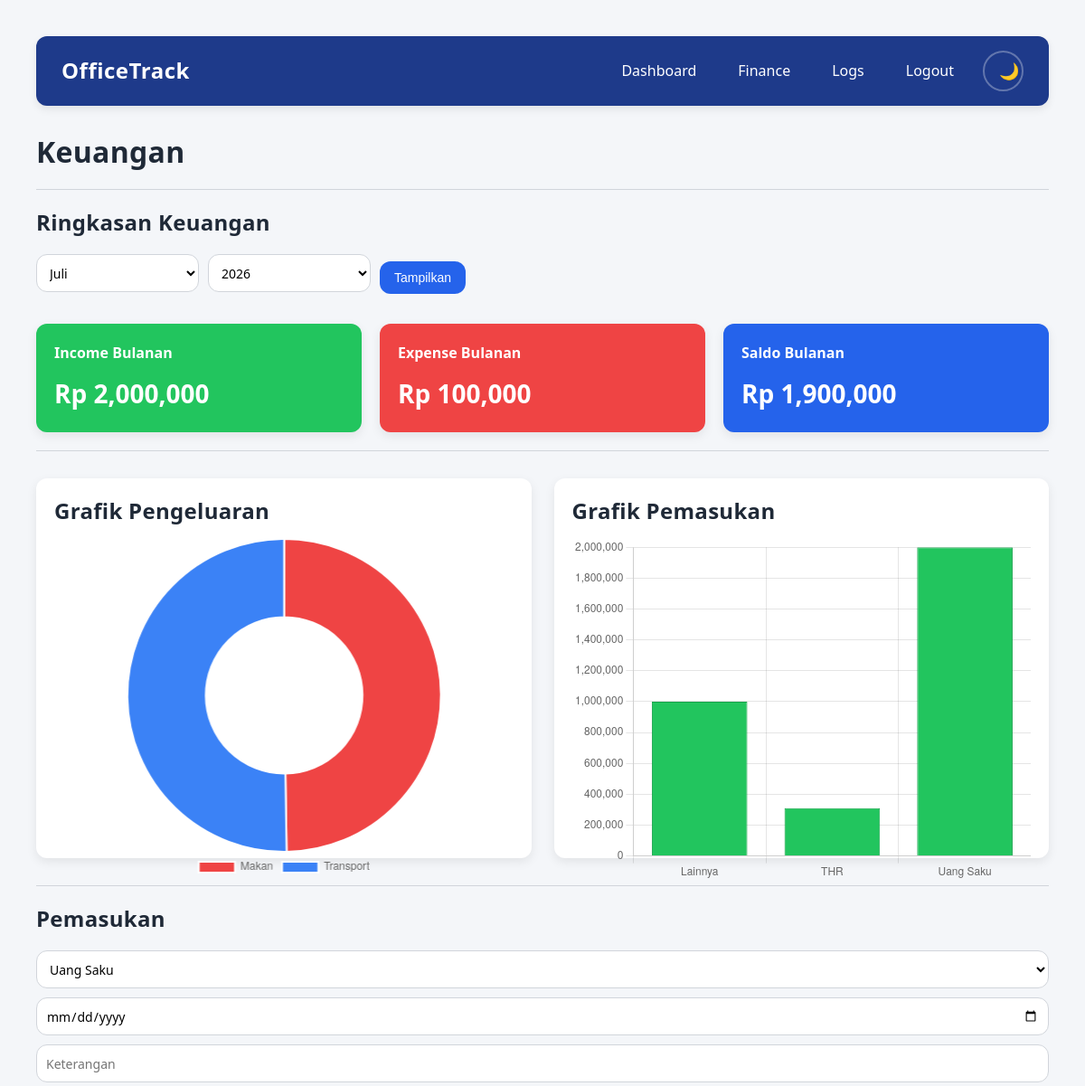
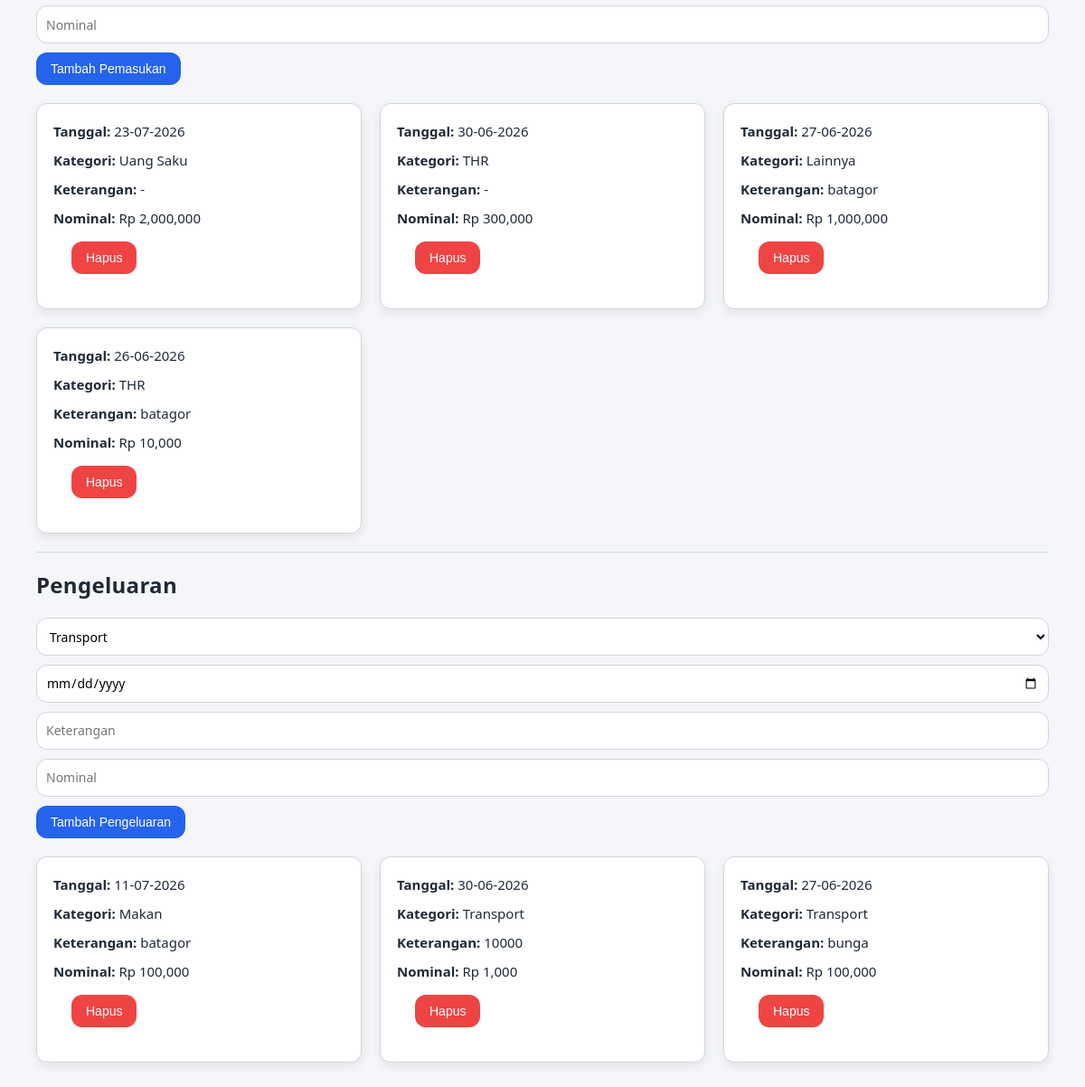
The page /finance (signed in) on the database its author committed (2 pictures, top to bottom).
### tables this page shows
CREATE TABLE income(
        id INTEGER PRIMARY KEY AUTOINCREMENT,
        user_id INTEGER NOT NULL,
        kategori TEXT NOT NULL,
        tanggal TEXT NOT NULL,
        keterangan TEXT NOT NULL,
        nominal INTEGER NOT NULL,

        FOREIGN KEY(user_id)
        REFERENCES users(id)
    );

CREATE TABLE expense(
        id INTEGER PRIMARY KEY AUTOINCREMENT,
        user_id INTEGER NOT NULL,
        kategori TEXT NOT NULL,
        tanggal TEXT NOT NULL,
        keterangan TEXT NOT NULL,
        nominal INTEGER NOT NULL,

        FOREIGN KEY(user_id)
        REFERENCES users(id)
    );

### routes/finance.py (the view)
@finance_bp.route("/finance")
@login_required
def finance():
    finance_data = get_finance_summary_service(
        session["user_id"]
    )
    bulan = request.args.get(
        "bulan",
        datetime.now().strftime("%m")
    )
    tahun = request.args.get(
        "tahun",
        datetime.now().strftime("%Y")
    )
    monthly_summary = get_monthly_summary_service(
        session["user_id"],
        bulan,
        tahun,
    )
    finance_data.update(monthly_summary)
    income_chart = get_income_chart_data_service(session["user_id"])
    expense_chart = get_expense_chart_data_service(session["user_id"])
    finance_data["income_chart"] = income_chart
    finance_data["expense_chart"] = expense_chart
    finance_data["selected_month"] = bulan
    finance_data["selected_year"] = tahun
    finance_data["income_categories"] = (
        get_income_categories()
    )
    finance_data["expense_categories"] = (
        get_expense_categories()
    )
    return render_template("finance/finance.html", **finance_data)

### templates/finance/finance.html (shortened to what this page needs)
<!DOCTYPE html>
<html lang="id">
<head>
    <link rel="stylesheet"
      href="{{ url_for('static', filename='css/style.css') }}">
</head>
<body>
    <div class="container">
        <div class="navbar">
            <div class="navbar-logo">
                OfficeTrack
            </div>
            <div class="navbar-menu">
                <a href="/dashboard">Dashboard</a>
                <a href="/finance">Finance</a>
                <a href="/logs">Logs</a>
                <a href="/logout">Logout</a>
                <button
                    id="theme-toggle"
                    type="button">
                </button>
            </div>
        </div>
        <h1>Keuangan</h1>
        <hr>
        <h2>Ringkasan Keuangan</h2>
        <form method="GET" class="filter-form">
            <select name="bulan">
                <option value="07" {% if selected_month == "07" %}selected{% endif %}>
                    Juli
                </option>
            </select>
            <select name="tahun">
                <option value="2026"
                    {% if selected_year == "2026" %}selected{% endif %}>
                    2026
                </option>
            </select>
            <button type="submit">
                Tampilkan
            </button>
        </form>
        <div class="finance-summary">
            <div class="card finance-card income-card">
                <h4>Income Bulanan</h4>
                <p>{{ monthly_income | rupiah }}</p>
            </div>
            <div class="card finance-card expense-card">
                <h4>Expense Bulanan</h4>
                <p>{{ monthly_expense | rupiah }}</p>
            </div>
            <div class="card finance-card balance-card">
                <h4>Saldo Bulanan</h4>
                <p>{{ monthly_balance | rupiah }}</p>
            </div>
        </div>
        <hr>
        <div class="charts-grid">
            <div class="card chart-container">
                <h2>Grafik Pengeluaran</h2>
                <canvas id="expenseChart"></canvas>
            </div>
            <div class="card chart-container">
                <h2>Grafik Pemasukan</h2>
                <canvas id="incomeChart"></canvas>
            </div>
        </div>
        <hr>
        <h2>Pemasukan</h2>
        <form action="/add-income" method="POST">
            <select name="kategori">
                {% for kategori in income_categories %}
                <option value="{{ kategori }}">
                    {{ kategori }}
                </option>
                {% endfor %}
            </select>
            <input type="date" name="tanggal" required>
            <input type="text" name="keterangan" placeholder="Keterangan" required>
            <input type="number" name="nominal" placeholder="Nominal" required>
            <button type="submit">
                Tambah Pemasukan
            </button>
        </form>
        {% if incomes %}
            <div class="finance-list">
                {% for income in incomes %}
                    <div class="card finance-item">
                        <div class="card-body">
                            <div class="finance-info">
                                <p><strong>Tanggal:</strong> {{ income[3] | tanggal }}</p>
                                <p><strong>Kategori:</strong> {{ income[2] }}</p>
                                <p><strong>Keterangan:</strong> {{ income[4] }}</p>
                                <p><strong>Nominal:</strong> {{ income[5] | rupiah }}</p>
                            </div>
                            <form
                                action="/delete-income/{{ income[0] }}"
                                method="POST"
                            >
                                <button
                                    type="submit"
                                    onclick="return confirm('Yakin ingin menghapus tugas ini?')">
                                    Hapus
                                </button>
                            </form>
                        </div>
                    </div>
                {% endfor %}
            </div>
        {% endif %}
        <hr>
        <h2>Pengeluaran</h2>
        <form action="/add-expense" method="POST">
            <select name="kategori">
                {% for kategori in expense_categories %}
                <option value="{{ kategori }}">
                    {{ kategori }}
                </option>
                {% endfor %}
            </select>
            <input type="date" name="tanggal" required>
            <input type="text" name="keterangan" placeholder="Keterangan" required>
            <input type="number" name="nominal" placeholder="Nominal" required>
            <button type="submit">
                Tambah Pengeluaran
            </button>
        </form>
        {% if expenses %}
            <div class="finance-list">
                {% for expense in expenses %}
                    <div class="card finance-item">
                        <div class="card-body">
                            <div class="finance-info">
                                <p>
                                    <strong>Tanggal:</strong>
                                    {{ expense[3] | tanggal }}
                                </p>
                                <p>
                                    <strong>Kategori:</strong>
                                    {{ expense[2] }}
                                </p>
                                <p>
                                    <strong>Keterangan:</strong>
                                    {{ expense[4] }}
                                </p>
                                <p>
                                    <strong>Nominal:</strong>
                                    {{ expense[5] | rupiah }}
                                </p>
                            </div>
                            <form
                                action="/delete-expense/{{ expense[0] }}"
                                method="POST"
                            >
                                <button
                                    type="submit"
                                    onclick="return confirm('Yakin ingin menghapus tugas ini?')">
                                    Hapus
                                </button>
                            </form>
                        </div>
                    </div>
                {% endfor %}
            </div>
        {% endif %}
    </div>
    <script>
        const expenseLabels =
            {{ expense_chart.labels | tojson }};
        const expenseData =
            {{ expense_chart.data | tojson }};
        const incomeLabels =
            {{ income_chart.labels | tojson }};
        const incomeData =
            {{ income_chart.data | tojson }};
        new Chart(
            document.getElementById("expenseChart"),
            {
                type: "doughnut",
                data: {
                    labels: expenseLabels,
                    datasets: [{
                        data: expenseData,
                        backgroundColor: [
                            "#ef4444",
                            "#3b82f6",
                            "#22c55e",
                            "#f59e0b",
                            "#8b5cf6",
                            "#06b6d4"
                        ]
                    }]
                },
                options: {
                    responsive: true,
                    maintainAspectRatio: false,
                    plugins: {
                        legend: {
                            position: "bottom"
                        }
                    }
                }
            }
        );
        new Chart(
            document.getElementById("incomeChart"),
            {
                type: "bar",
                data: {
                    labels: incomeLabels,
                    datasets: [{
                        label: "Total Pemasukan",
                        data: incomeData,
                        backgroundColor: "#22c55e",
                        borderColor: "#16a34a",
                        borderWidth: 1
                    }]
                },
                options: {
                    responsive: true,
                    maintainAspectRatio: false,
                    plugins: {
                        legend: {
                            display: false
                        }
                    },
                    scales: {
                        y: {
                            beginAtZero: true
                        }
                    }
                }
            }
        );
    </script>
</body>
</html>

### rows shown on the page
income: tanggal "23-07-2026", kategori "Uang Saku", keterangan "-", nominal "Rp 2,000,000"
income: tanggal "30-06-2026", kategori "THR", keterangan "-", nominal "Rp 300,000"
income: tanggal "27-06-2026", kategori "Lainnya", keterangan "batagor", nominal "Rp 1,000,000"
income: tanggal "26-06-2026", kategori "THR", keterangan "batagor", nominal "Rp 10,000"
expense: tanggal "11-07-2026", kategori "Makan", keterangan "batagor", nominal "Rp 100,000"
expense: tanggal "30-06-2026", kategori "Transport", keterangan "10000", nominal "Rp 1,000"
expense: tanggal "27-06-2026", kategori "Transport", keterangan "bunga", nominal "Rp 100,000"

### other values the page prints
{{ monthly_income | rupiah }} "Rp 2,000,000"
{{ monthly_expense | rupiah }} "Rp 100,000"
{{ monthly_balance | rupiah }} "Rp 1,900,000"
form field kategori "Uang Saku"
form field kategori "Transport"
chart data {{ expense_chart.labels | tojson }} ["Makan", "Transport"]
chart data {{ expense_chart.data | tojson }} [100000, 101000]
chart data {{ income_chart.labels | tojson }} ["Lainnya", "THR", "Uang Saku"]
chart data {{ income_chart.data | tojson }} [1000000, 310000, 2000000]
